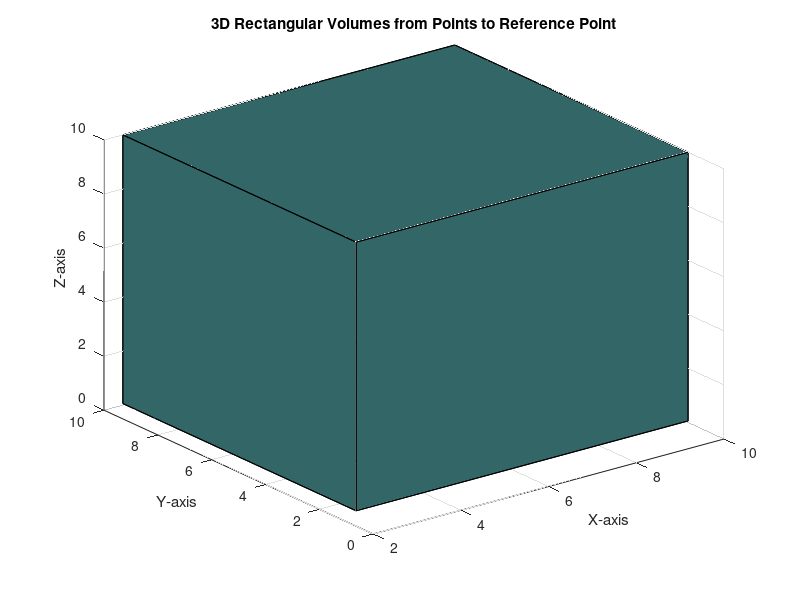

Recreate this plot in MATLAB. (Note: this script raises an error after producing the figure.)
% Define the points and the reference point
points = [
0.572404	6.482124	0.224159;
0.515164	5.833912	0.201743;
7.525944	8.510718	8.631628;
2.779636	1.632502	5.288514;
7.915652	5.680677	6.105561;
4.720872	3.326554	2.146230;
0.515464	0.702528	0.198568;
4.011012	5.808677	0.142506;
1.282273	1.727736	4.924081;
7.516471	8.573591	7.300095;
3.213150	7.668327	1.232215;
2.891835	4.860687	4.938554;
6.915258	2.442797	0.965229;
4.274897	2.748668	8.280067;
0.437205	6.365351	5.112118;
2.131182	2.262531	7.556762;
1.594633	5.668073	8.123051;
8.951474	7.905702	1.441243;
1.629387	0.546134	7.364672;
8.430570	1.950118	0.589251;
5.271187	5.951894	4.849077;
8.199225	1.665373	4.412215;
1.306750	2.127374	4.538713;
0.903859	1.312009	6.615049;
6.537420	3.600006	7.252326;
6.144849	0.183107	8.902699;
8.525839	8.454225	2.546891;
6.071655	4.998883	7.792216;
5.302440	1.566494	7.485364;
7.007717	2.336858	8.151263;
8.088624	8.812916	3.268447;
0.525809	7.359667	8.021924;
2.723161	1.205785	1.000300;
4.366375	2.311514	2.234172;
6.681804	5.221944	5.144267;
8.729826	1.737159	4.558497;
6.962622	0.922628	8.797572;
4.025043	4.026057	4.968497;
6.029861	1.065340	5.577002;
2.155162	0.732376	2.979255;
5.506237	2.139098	3.520045;
7.056130	1.519824	6.281644;
0.687566	0.506826	5.934786;
5.944366	8.672321	3.114556;
5.421583	7.010990	3.731064;
4.347635	2.274848	7.429799;
4.142197	2.174231	7.689220;
7.979741	8.047470	1.669760;
1.599188	8.443076	5.298772;
1.736113	2.566819	0.607339;
6.650696	2.946897	7.092750;
1.629643	4.191300	1.409393;
0.285468	3.724430	7.274721;
5.405695	2.112031	8.131824;
7.264887	0.257563	4.292883;
0.138877	6.391968	1.210041;
1.294308	7.250799	1.944344;
6.693013	3.991050	3.904428;
8.046484	4.620372	8.591579;
8.996589	8.293399	7.848416;
2.103738	0.465894	2.464777;
1.375671	0.137694	3.840550;
7.024234	7.126531	4.916831;
6.102498	1.624528	3.262012;
6.253317	5.002579	8.315640;
5.671260	7.146093	6.838518;
4.738704	3.879045	1.598710;
1.574703	5.929543	5.481276;
3.070625	4.021694	2.646090;
6.120777	6.230005	6.398982;
3.496170	4.897131	5.151761;
8.695211	2.776732	4.498848;
6.924578	4.932553	4.285173;
3.932912	3.942206	8.996902;
4.792950	7.702722	4.694367;
2.429424	1.334251	0.057939;
5.011776	1.009878	4.237213;
2.684769	4.842692	7.564818;
1.030156	2.617337	0.188933;
1.972291	5.153083	0.376816;
0.620767	1.393170	1.930260;
2.741157	2.739672	3.684765;
1.489634	1.446912	8.083920;
7.223628	1.478141	8.940407;
8.066873	7.779601	4.421787;
2.672346	5.065925	5.523393;
6.290181	2.829432	0.918600;
1.684776	5.169736	8.968928;
8.897594	8.166860	7.288308;
0.084754	8.346785	7.265448;
2.695309	5.012614	3.949723;
4.838117	8.982169	0.739217;
5.219483	3.092047	1.813674;
4.613569	4.582907	5.944872;
8.196074	4.192121	2.727433;
4.312183	7.975270	6.527713
];
reference = [10, 10, 10];

% Sort points by z-coordinate
[~, idx] = sort(points(:,3));
points = points(idx,:);

% Prepare the figure
figure;
hold on;
grid on;
xlabel('X-axis');
ylabel('Y-axis');
zlabel('Z-axis');
title('3D Rectangular Volumes from Points to Reference Point');


    % Plot each point as a rectangular volume
for i = 1:size(points, 1)
    % Coordinates of the lower corner of the bar
    x0 = min(points(i, 1), reference(1));
    y0 = min(points(i, 2), reference(2));
    z0 = min(points(i, 3), reference(3));

    % Dimensions of the bar
    dx = abs(reference(1) - points(i, 1));
    dy = abs(reference(2) - points(i, 2));
    dz = abs(reference(3) - points(i, 3));

    % Draw the bar using vertices for each face
    % Front and back faces
    c1 = [0.2 0.4 0.4]
    fill3([x0, x0+dx, x0+dx, x0], [y0, y0, y0, y0], [z0, z0, z0+dz, z0+dz], c1);
    fill3([x0, x0+dx, x0+dx, x0], [y0+dy, y0+dy, y0+dy, y0+dy], [z0, z0, z0+dz, z0+dz], c1);
    % Left and right faces

    fill3([x0, x0, x0, x0], [y0, y0+dy, y0+dy, y0], [z0, z0, z0+dz, z0+dz], c1);
    fill3([x0+dx, x0+dx, x0+dx, x0+dx], [y0, y0+dy, y0+dy, y0], [z0, z0, z0+dz, z0+dz], c1);
    % Top and bottom faces

    fill3([x0, x0+dx, x0+dx, x0], [y0, y0, y0+dy, y0+dy], [z0+dz, z0+dz, z0+dz, z0+dz], c1);
    fill3([x0, x0+dx, x0+dx, x0], [y0, y0, y0+dy, y0+dy], [z0, z0, z0, z0], c1);
    alpha(0.5)
end

axis equal;
xlim([0, 10.5]);
ylim([0, 10.5]);
zlim([0, 10.5]);
view(3);  % Set to 3D view

hold off;

